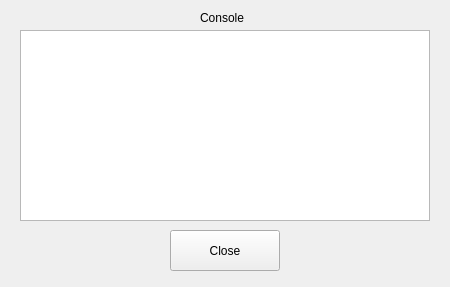
<?xml version="1.0" encoding="UTF-8"?>
<ui version="4.0">
 <class>console</class>
 <widget class="QWidget" name="console">
  <property name="geometry">
   <rect>
    <x>0</x>
    <y>0</y>
    <width>450</width>
    <height>287</height>
   </rect>
  </property>
  <property name="windowTitle">
   <string>console</string>
  </property>
  <widget class="QPlainTextEdit" name="consolelog">
   <property name="geometry">
    <rect>
     <x>20</x>
     <y>30</y>
     <width>410</width>
     <height>191</height>
    </rect>
   </property>
  </widget>
  <widget class="QPushButton" name="closebutton">
   <property name="geometry">
    <rect>
     <x>170</x>
     <y>230</y>
     <width>110</width>
     <height>41</height>
    </rect>
   </property>
   <property name="text">
    <string>Close</string>
   </property>
  </widget>
  <widget class="QLabel" name="consolelabel">
   <property name="geometry">
    <rect>
     <x>200</x>
     <y>10</y>
     <width>51</width>
     <height>16</height>
    </rect>
   </property>
   <property name="text">
    <string>Console</string>
   </property>
  </widget>
 </widget>
 <resources/>
 <connections/>
</ui>
